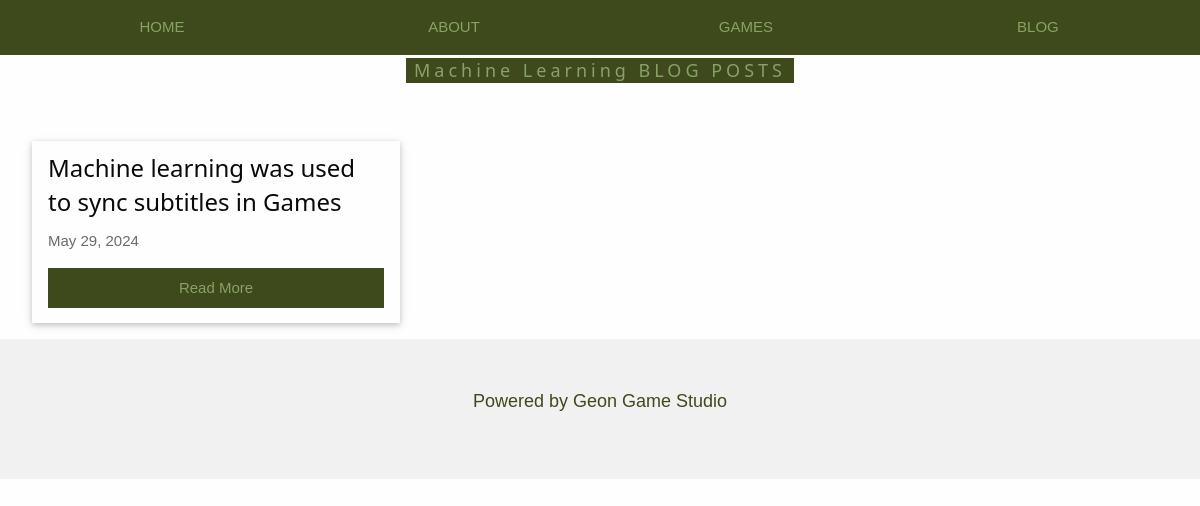
The app's page /category_post.php?category_id=4 with its own data.
### tables this page shows
CREATE TABLE `category` (
  `id_category` int(11) NOT NULL,
  `category_name` varchar(255) NOT NULL
);

CREATE TABLE `blog_post` (
  `id_blog` int(11) NOT NULL,
  `title_blog` varchar(255) NOT NULL,
  `content_blog` text NOT NULL,
  `reference` varchar(255) DEFAULT NULL,
  `category` int(11) DEFAULT NULL,
  `username` int(11) DEFAULT NULL,
  `date_blog` date DEFAULT NULL
);

### category_post.php (the view, shortened to what this page needs)
<?php
include 'connection.php';
$category_id = isset($_GET['category_id']) ? $_GET['category_id'] : 0;
$category_query = "SELECT category_name FROM category WHERE id_category = $category_id";
$category_result = $conn->query($category_query);
$category_name = "Category";
if ($category_result->num_rows > 0) {
    $category_row = $category_result->fetch_assoc();
    $category_name = $category_row['category_name'];
}
$sql = "SELECT blog_post.id_blog, blog_post.title_blog, blog_post.content_blog, blog_post.date_blog, users.username
        FROM blog_post
        INNER JOIN users ON blog_post.username = users.id_user
        WHERE blog_post.category = $category_id";
$result = $conn->query($sql);
?>
<!DOCTYPE html>
<html lang="en">
<head>
    <link rel="stylesheet" href="css/style.css">
    <link rel="stylesheet" href="css/foundation.css">
    <link rel="stylesheet" href="css/w3.css">
</head>
<body>
<div class="w3-top">
  <div class="w3-row w3-padding w3-black">
    <div class="w3-col s3">
      <a href="index.php" class="w3-button w3-block w3-black">HOME</a>
    </div>
    <div class="w3-col s3">
      <a href="index.php#about" class="w3-button w3-block w3-black">ABOUT</a>
    </div>
    <div class="w3-col s3">
      <a href="index.php#games" class="w3-button w3-block w3-black">GAMES</a>
    </div>
    <div class="w3-col s3">
      <a href="index.php#blog" class="w3-button w3-block w3-black">BLOG</a>
    </div>
  </div>
</div>
<div class="w3-container" id="blog">
  <div class="w3-content" style="max-width:1200px">
    <h5 class="w3-center w3-padding-48"><span class="w3-tag w3-wide"><?php echo $category_name; ?> BLOG POSTS</span></h5>
    <div class="w3-row-padding">
    <?php
    if ($result->num_rows > 0) {
        while ($row = $result->fetch_assoc()) {
            echo "<div class='w3-third w3-margin-bottom'>
                    <div class='w3-card'>
                        <div class='w3-container'>
                            <h3>" . htmlspecialchars($row["title_blog"]) . "</h3>
                            <p class='w3-opacity'>" . date('F d, Y', strtotime($row["date_blog"])) . "</p>
                            <p><a href='blog_post.php?id_blog=" . htmlspecialchars($row["id_blog"]) . "' class='w3-button w3-black w3-block'>Read More</a></p>
                        </div>
                    </div>
                  </div>";
        }
    } else {
        echo "<p>No blog posts found in this category.</p>";
    }
    ?>
    </div>
  </div>
</div>
<footer class="w3-center w3-light-grey w3-padding-48 w3-large">
  <p>Powered by <a href="https://www.geongamestudio.com" title="Geon Game Studio" target="_blank" class="w3-hover-text-green">Geon Game Studio</a></p>
</footer>
</body>
</html>

### css/style.css (style rules this page uses)
body, html { height: 100%; font-family: "Inconsolata", sans-serif; }

### css/w3.css (style rules this page uses)
html { box-sizing:border-box }
*,*:before,*:after { box-sizing:inherit }
html { -ms-text-size-adjust:100%;-webkit-text-size-adjust:100% }
body { margin:0 }
article,aside,details,figcaption,figure,footer,header,main,menu,nav,section { display:block }
a { background-color:transparent }
html,body { font-family:Verdana,sans-serif;font-size:15px;line-height:1.5 }
html { overflow-x:hidden }
h3 { font-size:24px }
h5 { font-size:18px }
h1,h2,h3,h4,h5,h6 { font-family:"Segoe UI",Arial,sans-serif;font-weight:400;margin:10px 0 }
.w3-wide { letter-spacing:4px }
a { color:inherit }
.w3-btn,.w3-button { border:none;display:inline-block;padding:8px 16px;vertical-align:middle;overflow:hidden;text-decoration:none;color:inherit;background-color:inherit;text-align:center;cursor:pointer;white-space:nowrap }
.w3-btn,.w3-button { -webkit-touch-callout:none;-webkit-user-select:none;-khtml-user-select:none;-moz-user-select:none;-ms-user-select:none;user-select:none }
.w3-badge,.w3-tag { background-color:#3E4A1B;color:#8AA166;display:inline-block;padding-left:8px;padding-right:8px;text-align:center }
.w3-block { display:block;width:100% }
.w3-container:after,.w3-container:before,.w3-panel:after,.w3-panel:before,.w3-row:after,.w3-row:before,.w3-row-padding:after,.w3-row-padding:before, .w3-cell-row:before,.w3-cell-row:after,.w3-clear:after,.w3-clear:before,.w3-bar:before,.w3-bar:after { content:"";display:table;clear:both }
.w3-col,.w3-half,.w3-third,.w3-twothird,.w3-threequarter,.w3-quarter { float:left;width:100% }
.w3-col.s3 { width:24.99999% }
@media (min-width:601px) { .w3-col.m4,.w3-third { width:33.33333% } }
.w3-content,.w3-auto { margin-left:auto;margin-right:auto }
.w3-content { max-width:980px }
.w3-top,.w3-bottom { position:fixed;width:100%;z-index:1 }
.w3-top { top:0 }
.w3-row-padding,.w3-row-padding>.w3-half,.w3-row-padding>.w3-third,.w3-row-padding>.w3-twothird,.w3-row-padding>.w3-threequarter,.w3-row-padding>.w3-quarter,.w3-row-padding>.w3-col { padding:0 8px }
.w3-container,.w3-panel { padding:0.01em 16px }
.w3-card,.w3-card-2 { box-shadow:0 2px 5px 0 rgba(0,0,0,0.16),0 2px 10px 0 rgba(0,0,0,0.12) }
.w3-opacity,.w3-hover-opacity:hover { opacity:0.60 }
.w3-large { font-size:18px!important }
.w3-center { text-align:center!important }
.w3-margin-bottom { margin-bottom:16px!important }
.w3-padding { padding:8px 16px!important }
.w3-padding-48 { padding-top:48px!important;padding-bottom:48px!important }
.w3-black,.w3-hover-black:hover { color:#8AA166!important;background-color:#3E4A1B!important }
.w3-light-grey,.w3-hover-light-grey:hover,.w3-light-gray,.w3-hover-light-gray:hover { color:#3E4A1B!important;background-color:#f1f1f1!important }

### records on screen
category: category_name "Machine Learning"
blog_post: title_blog "Machine learning was used to sync subtitles in Games", date_blog "May 29, 2024"
